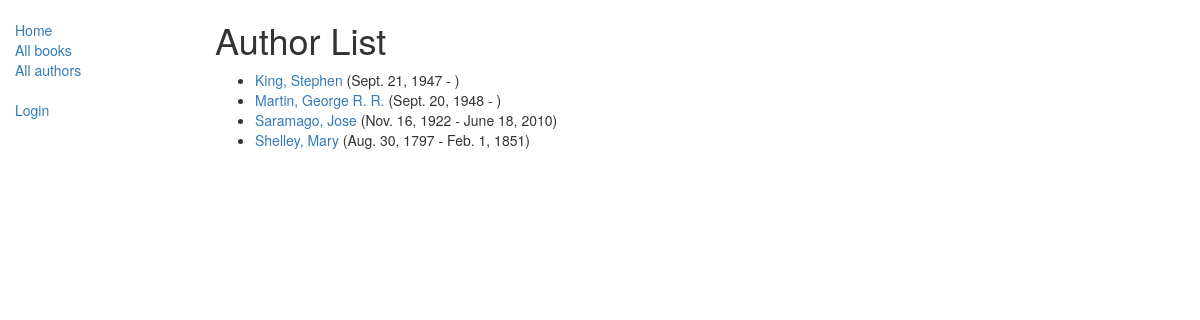
Screenshot of /catalog/authors/ with the database file from the repository.
### catalog/models.py (models this page shows)
class Author(models.Model):
    first_name = models.CharField(max_length=100)
    last_name = models.CharField(max_length=100)
    date_of_birth = models.DateField(null=True, blank=True)
    date_of_death = models.DateField('Died', null=True, blank=True)
    def get_absolute_url(self):
        return reverse('author-detail', args=[str(self.id)])
    def __str__(self):
        return '{0}, {1}'.format(self.last_name, self.first_name)

### catalog/views.py (the view)
class AuthorListView(generic.ListView):
    model = Author
    paginate_by = 5
    def get_queryset(self):
        return Author.objects.all().order_by('last_name')

### catalog/templates/catalog/author_list.html (shortened to what this page needs)
{% extends "base_generic.html" %}
{% block content %}
    <h1>Author List</h1>
    {% if author_list %}
    <ul>
      {% for author in author_list %}
      <li>
        <a href="{{ author.get_absolute_url }}">{{ author }}</a>
        ({{ author.date_of_birth }} -
        {% if author.date_of_death %}
          {{ author.date_of_death }})
        {% else %}
        )
        {% endif %}
      </li>
      {% endfor %}
    </ul>
    {% else %}
      <p>There are no books in the library.</p>
    {% endif %}
{% endblock %}

### rows the page displays
Author: last_name+first_name "King, Stephen", date_of_birth "Sept. 21, 1947"
Author: last_name+first_name "Martin, George R. R.", date_of_birth "Sept. 20, 1948"
Author: last_name+first_name "Saramago, Jose", date_of_birth "Nov. 16, 1922", date_of_death "June 18, 2010"
Author: last_name+first_name "Shelley, Mary", date_of_birth "Aug. 30, 1797", date_of_death "Feb. 1, 1851"
